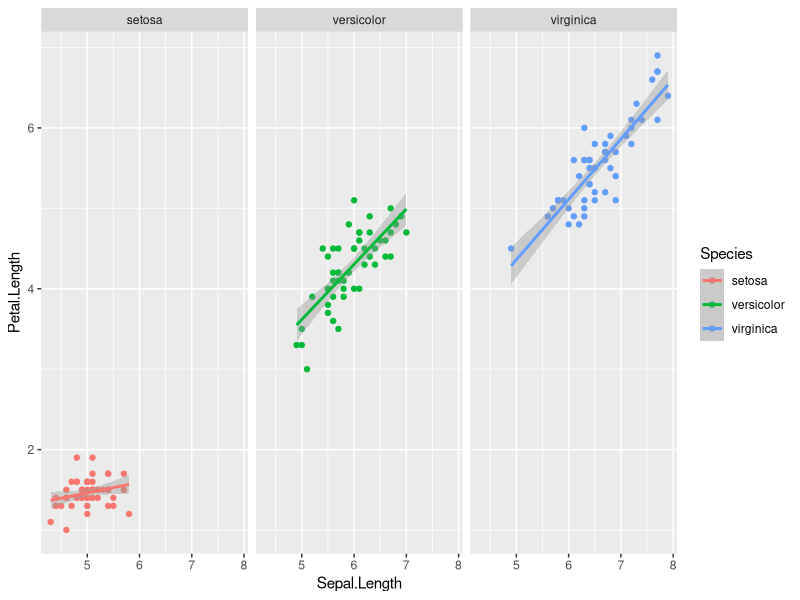
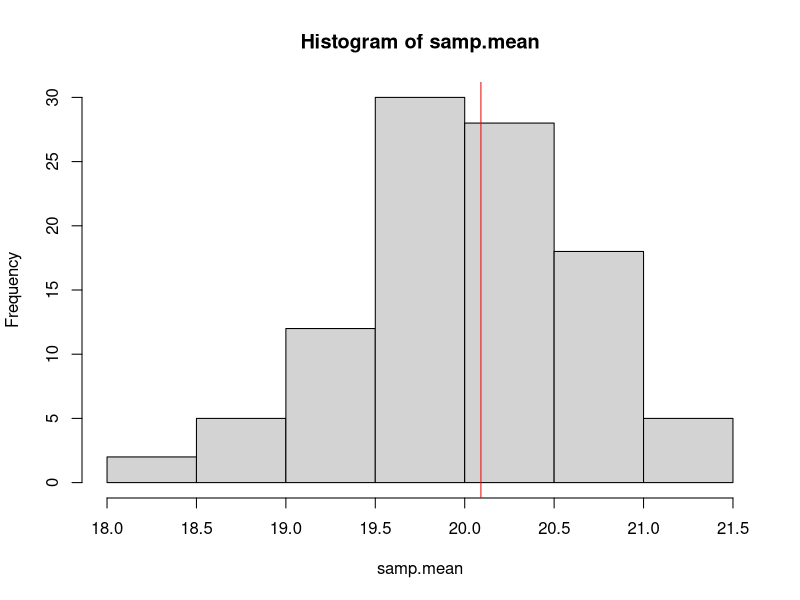

The R source for these figures, in order:
10052023

#apply functions and loop


#create an axample function
mult.2=function(x) x*2
mult.2(1242)


#use sapply() to apply this function to a set of numbers

#take integers from 1 to 5, and multiply each by 2
sapply(1:5, mult.2)


# ... or you can just define the function within the sapply() function

sapply(1:5, function(x) x*2)

#diffrence between saaply and lapply is just the output format 
#lapply will always give you a list 
lapply(1:5, function(x) x*2)

#use sapply() to apply a function that geenrates more than just a vector 
v=c(1,2,3)
sapply(1:5, function(x) x*v)

lapply(1:5, function(x) x*v)


## use sapply and lapply to run a linera model of multiple dataset
iris

iris.split=split(iris, iris$Species)
iris.split
class(iris.split)


spp.mods=lapply(iris.split, function(x) lm(Petal.Length~Sepal.Length, data=x)) 
spp.mods


summary(spp.mods[[1]])
summary(spp.mods[[2]])
summary(spp.mods[[3]])

spp.mods.summary=lapply(spp.mods, function(x) summary(x))

#let's get the slope of relationship for each of the models
str(spp.mods.summary[[1]])
spp.mods.summary[[1]]$coefficient
spp.mods.summary[[1]]$coefficient[2,1]


slopes=sapply(spp.mods.summary, function(x) x$coefficients[2,1])
slopes


#visualize the relationships between petal length and sepal length for each species
library(ggplot2)
ggplot(iris, aes(x=Sepal.Length, y=Petal.Length, color=Species)) +
  geom_point() +
  geom_smooth(method="lm") +
  facet_wrap(~Species)


## for_loops()
for(i in 1:5) print(i*2)


v=vector(length=5)
v
for(i in 1:5) v[i]=i*2
v
for(i in 1:5) v[i]=(i+1)*2
v
a=c(8, 4, 3, 1)
for(i in 1:5) v[i]=a[i]*2
v

times=5
m=matrix(nrow=times, ncol=10)
for(i in 1:times) m[i,]=(1:10)*i
m
## while-loop

j=1
while(j<20) {
  if(j==10) print("10!") else print(j)
  j=j+1
}


#samples

sample(1:10, 1) # gives you 1 number between 1 and 10 


sample(1:10, 10, replace=TRUE) #BOOTSTRAPPING -- sapling with replacing 

sample(1:10, 7, replace=FALSE) #JACKKNIFING


obs.mean=mean(mtcars$mpg)
samp.mean=vector(length=100)
for(i in 1:100){
  samp=sample(1:length(mtcars$mpg), 25)
  samp.mean[i]=mean(mtcars$mpg[samp])
}

samp.mean
obs.mean


hist(samp.mean)
abline(v=obs.mean,col='red')
